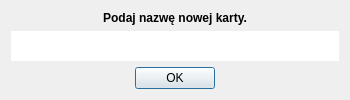
<?xml version="1.0" encoding="UTF-8"?>
<ui version="4.0">
 <class>pytanieOdpowiedz</class>
 <widget class="QDialog" name="pytanieOdpowiedz">
  <property name="geometry">
   <rect>
    <x>0</x>
    <y>0</y>
    <width>350</width>
    <height>100</height>
   </rect>
  </property>
  <property name="sizePolicy">
   <sizepolicy hsizetype="Fixed" vsizetype="Fixed">
    <horstretch>0</horstretch>
    <verstretch>0</verstretch>
   </sizepolicy>
  </property>
  <property name="minimumSize">
   <size>
    <width>350</width>
    <height>100</height>
   </size>
  </property>
  <property name="maximumSize">
   <size>
    <width>350</width>
    <height>100</height>
   </size>
  </property>
  <property name="windowTitle">
   <string>Dialog</string>
  </property>
  <layout class="QVBoxLayout" name="verticalLayout">
   <item>
    <layout class="QGridLayout" name="gridLayout">
     <item row="1" column="0">
      <widget class="QLineEdit" name="lineEdit">
       <property name="sizePolicy">
        <sizepolicy hsizetype="Expanding" vsizetype="Expanding">
         <horstretch>0</horstretch>
         <verstretch>0</verstretch>
        </sizepolicy>
       </property>
       <property name="autoFillBackground">
        <bool>true</bool>
       </property>
       <property name="frame">
        <bool>false</bool>
       </property>
       <property name="alignment">
        <set>Qt::AlignCenter</set>
       </property>
      </widget>
     </item>
     <item row="0" column="0">
      <widget class="QLabel" name="label">
       <property name="font">
        <font>
         <weight>75</weight>
         <bold>true</bold>
        </font>
       </property>
       <property name="autoFillBackground">
        <bool>true</bool>
       </property>
       <property name="text">
        <string>Podaj nazwę nowej karty.</string>
       </property>
       <property name="alignment">
        <set>Qt::AlignCenter</set>
       </property>
      </widget>
     </item>
    </layout>
   </item>
   <item>
    <widget class="QDialogButtonBox" name="buttonBox">
     <property name="orientation">
      <enum>Qt::Horizontal</enum>
     </property>
     <property name="standardButtons">
      <set>QDialogButtonBox::Ok</set>
     </property>
     <property name="centerButtons">
      <bool>true</bool>
     </property>
    </widget>
   </item>
  </layout>
 </widget>
 <resources/>
 <connections>
  <connection>
   <sender>buttonBox</sender>
   <signal>accepted()</signal>
   <receiver>pytanieOdpowiedz</receiver>
   <slot>close()</slot>
   <hints>
    <hint type="sourcelabel">
     <x>156</x>
     <y>80</y>
    </hint>
    <hint type="destinationlabel">
     <x>173</x>
     <y>197</y>
    </hint>
   </hints>
  </connection>
 </connections>
</ui>
